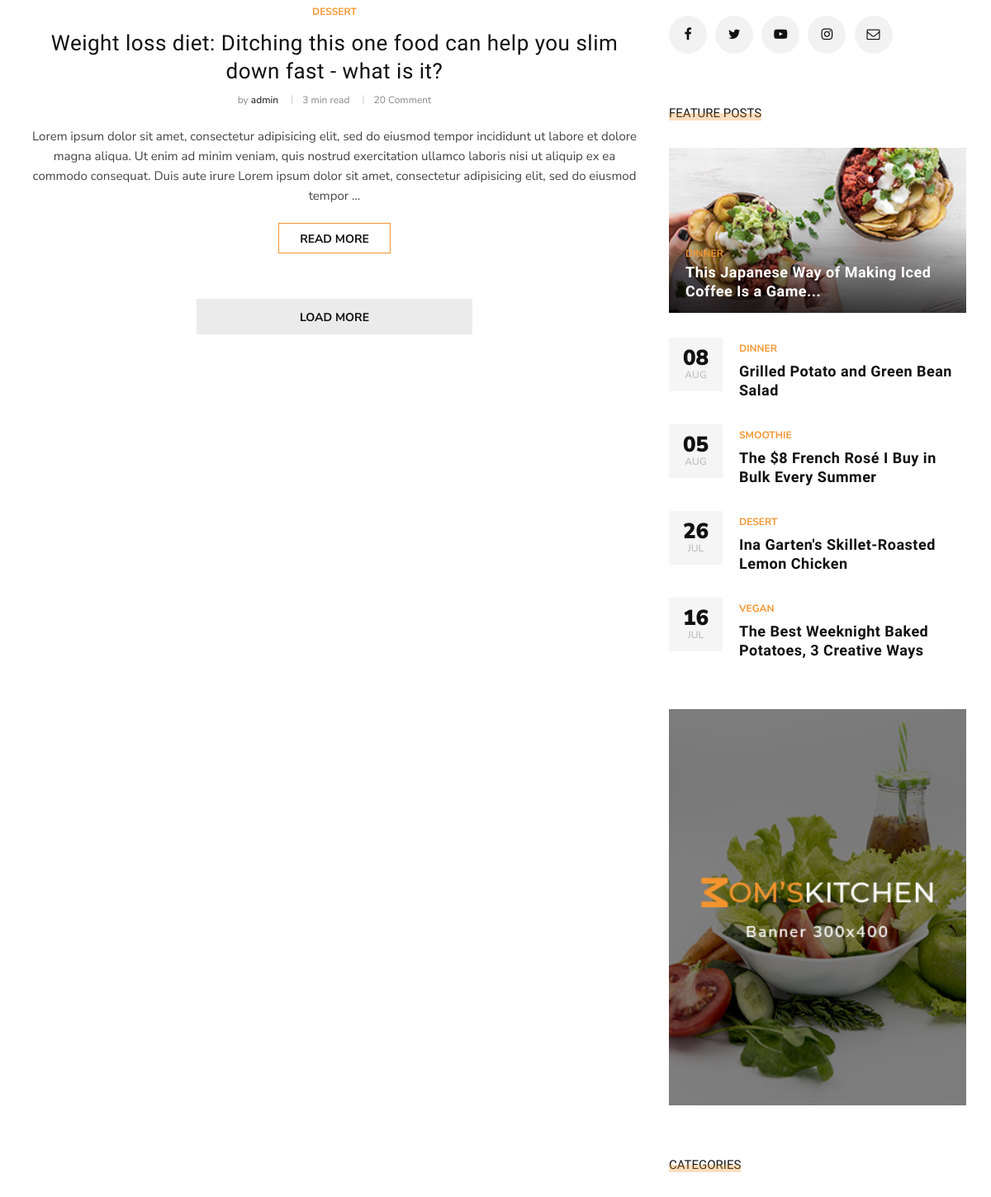
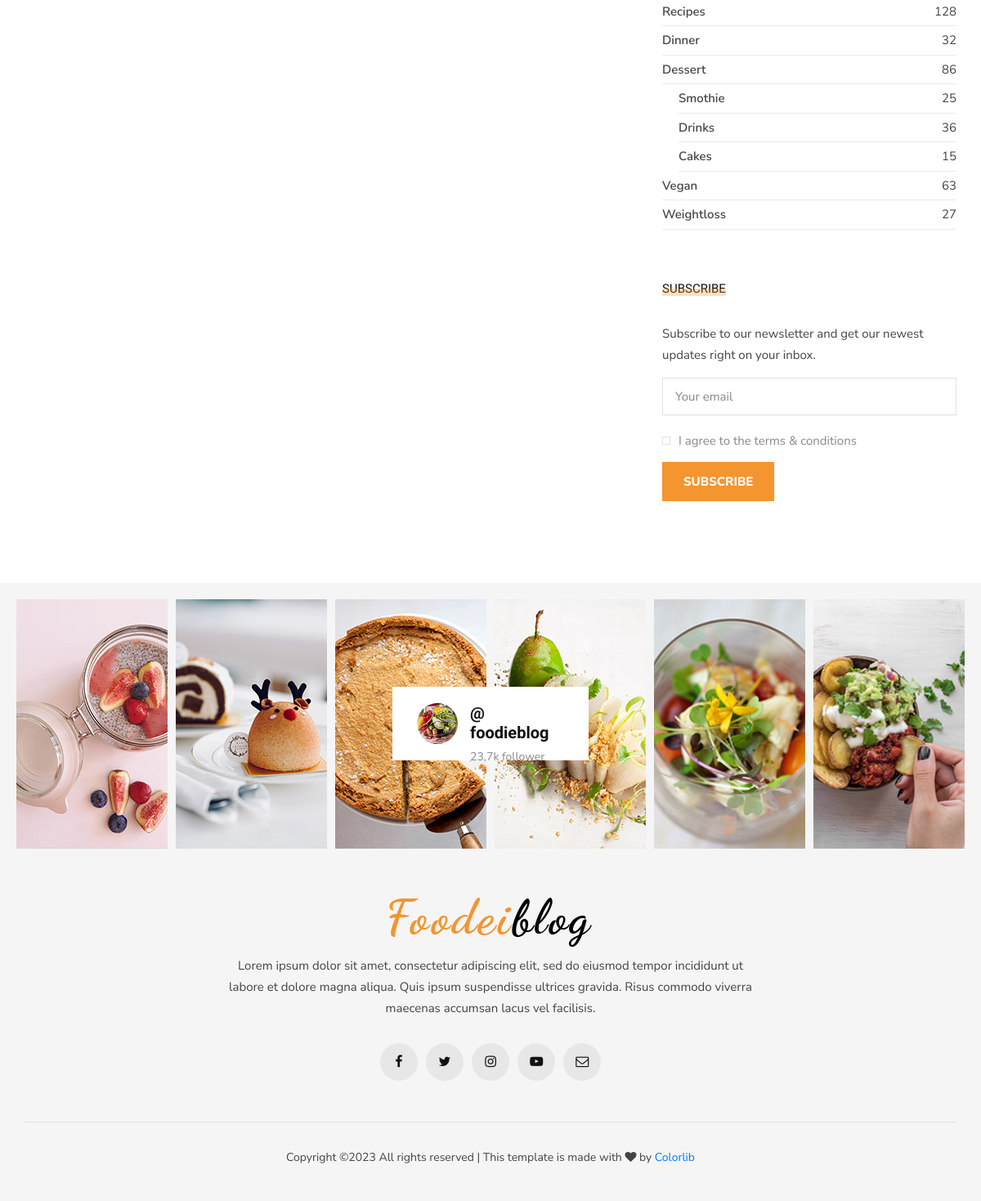
The app's page / (lower part), older data (2 pictures, top to bottom).
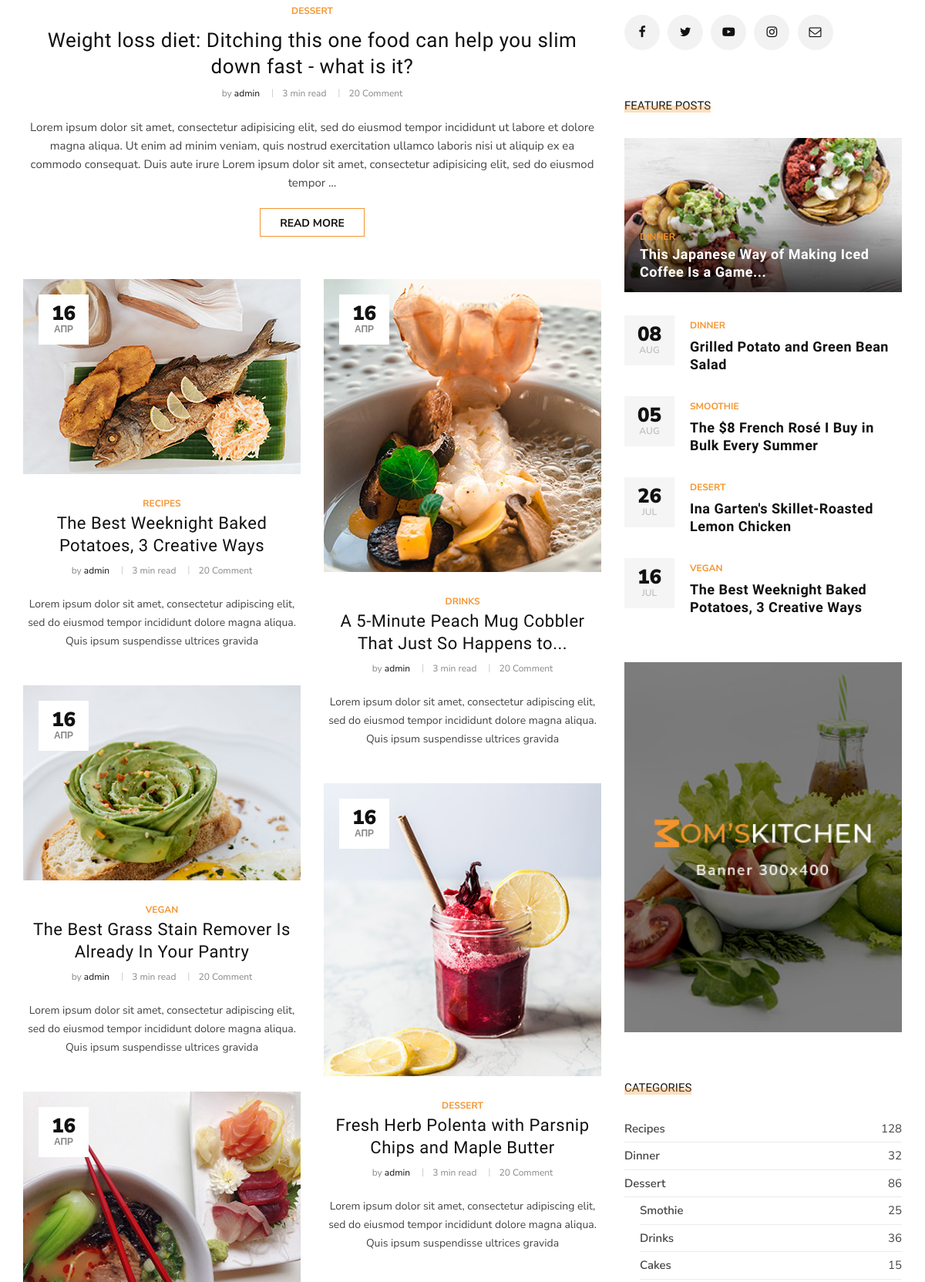
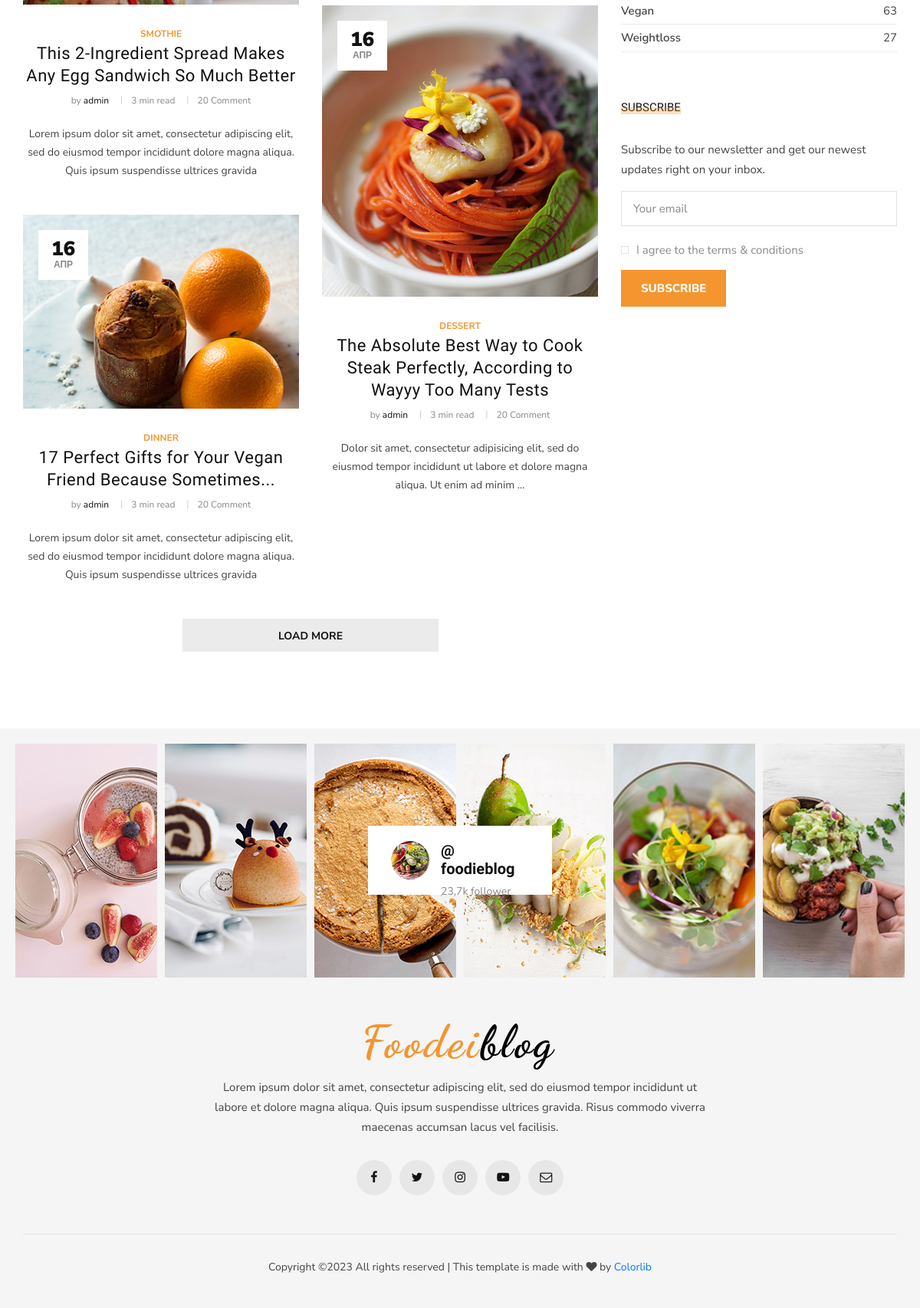
The same page, newer data (2 pictures, top to bottom).
### blog/models.py (models this page shows, shortened)
class Post(models.Model):
    author = models.ForeignKey(User, related_name='posts', on_delete=models.CASCADE)
    slug = models.SlugField(max_length=200, unique=True, default='')
    title = models.CharField(max_length=200)
    image = models.ImageField(upload_to='articles/%Y/%m/%d', null=True, blank=True)
    text = models.TextField()
    category = models.ForeignKey(Category, related_name='post', on_delete=models.SET_NULL, null=True)
    tags = models.ManyToManyField(Tag, related_name='post', blank=True)
    create_at = models.DateTimeField(auto_now_add=True)  # когда была создана данная запись
    def get_absolute_url(self):
        return reverse('post_single', kwargs={'slug': self.category.slug, 'post_slug': self.slug})

class Category(MPTTModel):
    name = models.CharField(max_length=100)
    slug = models.SlugField(max_length=100, unique=True)
    parent = TreeForeignKey('self', related_name='children', on_delete=models.SET_NULL, null=True, blank=True)  # что бы были подкатегории
    def __str__(self):
        return self.name
    class MPTTMeta:
        order_insertion_by = ['name']

### blog/views.py (the view)
# urls.py: path('', views.HomeView.as_view(), name='home'), # путь ведущий на главную страницу
class HomeView(ListView):
    model = Post
    paginate_by = 9 # кол-во выводимых постов
    template_name = 'blog/home.html'

### templates/blog/home.html (shortened to what this page needs)
{% extends 'base.html' %}
{% block content %}
<section class="categories spad">
    <div class="categories__post">
        <div class="container">
            <div class="row">
                <div class="col-lg-8 col-md-8">
                    {% for post in post_list %}
                    {% if forloop.first %}
                    <div class="categories__post__item categories__post__item--large">
                        <div class="categories__post__item__text">
                            <ul class="post__label--large">
                                <li>{{ post.category }}</li>
                            </ul>
                            <h3><a href="{{ post.get_absolute_url }}">{{ post.title }}</a></h3>
                            <ul class="post__widget">
                                <li>by <span>{{ post.author }}</span></li>
                                <li>3 min read</li>
                                <li>20 Comment</li>
                            </ul>
                            <p>{{ post.text|truncatewords:51|linebreaks }}</p>
                            <a href="{{ post.get_absolute_url }}" class="primary-btn">Read more</a>
                        </div>
                    </div>
                    {% endif %}
                    {% endfor %}
                    <div class="row">
                        <div class="col-lg-6 col-md-6 col-sm-6">
                            {% for post in post_list %}
                            {% if forloop.counter <= 5 and forloop.counter != 1 %}
                            <div class="categories__post__item">
                                {% if post.image %}
                                <div class="categories__post__item__pic small__item set-bg"
                                     data-setbg="{{ post.image.url }}">
                                    <div class="post__meta">
                                        <h4>{{ post.create_at|date:'d' }}</h4>
                                        <span>{{ post.create_at|date:'M' }}</span>
                                    </div>
                                </div>
                                {% endif %}
                                <div class="categories__post__item__text">
                                    <span class="post__label">{{ post.category }}</span>
                                    <h3><a href="{{ post.get_absolute_url }}">{{ post.title }}</a></h3>
                                    <ul class="post__widget">
                                        <li>by <span>{{ post.author }}</span></li>
                                        <li>3 min read</li>
                                        <li>20 Comment</li>
                                    </ul>
                                    <p>{{ post.text|truncatewords:21|linebreaks }}</p>
                                </div>
                            </div>
                            {% endif %}
                            {% endfor %}
                        </div>
                        <div class="col-lg-6 col-md-6 col-sm-6">
                            {% for post in post_list %}
                            {% if forloop.counter > 5 %}
                            <div class="categories__post__item">
                                {% if post.image %}
                                <div class="categories__post__item__pic smaller__large set-bg"
                                     data-setbg="{{ post.image.url }}">
                                    <div class="post__meta">
                                        <h4>{{ post.create_at|date:'d' }}</h4>
                                        <span>{{ post.create_at|date:'M' }}</span>
                                    </div>
                                </div>
                                {% endif %}
                                <div class="categories__post__item__text">
                                    <span class="post__label">{{ post.category }}</span>
                                    <h3><a href="{{ post.get_absolute_url }}">{{ post.title }}</a></h3>
                                    <ul class="post__widget">
                                        <li>by <span>{{ post.author }}</span></li>
                                        <li>3 min read</li>
                                        <li>20 Comment</li>
                                    </ul>
                                    <p>{{ post.text|truncatewords:21|linebreaks }}</p>
                                </div>
                            </div>
                            {% endif %}
                            {% endfor %}
                        </div>
                    </div>
                    <div class="col-lg-12 text-center">
                        <div class="load__more__btn">
                            <a href="#">Load more</a>
                        </div>
                    </div>
                </div>
                <div class="col-lg-4 col-md-4">
                    <div class="sidebar__item">
                        <div class="sidebar__follow__item">
                            <div class="sidebar__item__follow__links">
                                <a href="#"><i class="fa fa-facebook"></i></a>
                                <a href="#"><i class="fa fa-twitter"></i></a>
                                <a href="#"><i class="fa fa-youtube-play"></i></a>
                                <a href="#"><i class="fa fa-instagram"></i></a>
                                <a href="#"><i class="fa fa-envelope-o"></i></a>
                            </div>
                        </div>
                        <div class="sidebar__feature__item">
                            <div class="sidebar__item__title">
                                <h6>Feature Posts</h6>
                            </div>
                            <div class="sidebar__feature__item__large set-bg"
                                 data-setbg="img/sidebar/feature-post.jpg">
                                <div class="sidebar__feature__item__large--text">
                                    <span>Dinner</span>
                                    <h5><a href="#">This Japanese Way of Making Iced Coffee Is a Game...</a></h5>
                                </div>
                            </div>
                            <div class="sidebar__feature__item__list">
                                <div class="sidebar__feature__item__list__single">
                                    <div class="post__meta">
                                        <h4>08</h4>
                                        <span>Aug</span>
                                    </div>
                                    <div class="post__text">
                                        <span>Dinner</span>
                                        <h5><a href="#">Grilled Potato and Green Bean Salad</a></h5>
                                    </div>
                                </div>
                                <div class="sidebar__feature__item__list__single">
                                    <div class="post__meta">
                                        <h4>05</h4>
                                        <span>Aug</span>
                                    </div>
                                    <div class="post__text">
                                        <span>Smoothie</span>
                                        <h5><a href="#">The $8 French Rosé I Buy in Bulk Every Summer</a></h5>
                                    </div>
                                </div>
                                <div class="sidebar__feature__item__list__single">
                                    <div class="post__meta">
                                        <h4>26</h4>
                                        <span>jul</span>
                                    </div>
                                    <div class="post__text">
                                        <span>Desert</span>
                                        <h5><a href="#">Ina Garten's Skillet-Roasted Lemon Chicken</a></h5>
                                    </div>
                                </div>
                                <div class="sidebar__feature__item__list__single">
                                    <div class="post__meta">
                                        <h4>16</h4>
                                        <span>jul</span>
                                    </div>
                                    <div class="post__text">
                                        <span>Vegan</span>
                                        <h5><a href="#">The Best Weeknight Baked Potatoes, 3 Creative Ways</a></h5>
                                    </div>
                                </div>
                            </div>
                        </div>
                        <div class="sidebar__item__banner">
                            <img src="img/sidebar/banner.jpg" alt="">
                        </div>
                        <div class="sidebar__item__categories">
                            <div class="sidebar__item__title">
                                <h6>Categories</h6>
                            </div>
                            <ul>
                                <li><a href="#">Recipes <span>128</span></a></li>
                                <li><a href="#">Dinner <span>32</span></a></li>
                                <li><a href="#">Dessert <span>86</span></a></li>
                                <li class="p-left"><a href="#">Smothie <span>25</span></a></li>
                                <li class="p-left"><a href="#">Drinks <span>36</span></a></li>
                                <li class="p-left"><a href="#">Cakes <span>15</span></a></li>
                                <li><a href="#">Vegan <span>63</span></a></li>
                                <li><a href="#">Weightloss <span>27</span></a></li>
                            </ul>
                        </div>
                        <div class="sidebar__subscribe__item">
                            <div class="sidebar__item__title">
                                <h6>Subscribe</h6>
                            </div>
                            <p>Subscribe to our newsletter and get our newest updates right on your inbox.</p>
                            <form action="#">
                                <input type="text" class="email-input" placeholder="Your email">
                                <label for="s-agree-check">
                                    I agree to the terms & conditions
                                    <span class="checkmark"></span>
                                </label>
                                <button type="submit" class="site-btn">Subscribe</button>
                            </form>
                        </div>
                    </div>
                </div>
            </div>
        </div>
    </div>
</section>
{% endblock content %}

### templates/base.html (shortened to what this page needs)
{% load static %}
<!DOCTYPE html>
<html lang="ru">
<head>
    <link rel="stylesheet" href="{% static 'css/bootstrap.min.css' %}" type="text/css">
    <link rel="stylesheet" href="{% static 'css/font-awesome.min.css' %}" type="text/css">
    <link rel="stylesheet" href="{% static 'css/elegant-icons.css' %}" type="text/css">
    <link rel="stylesheet" href="{% static 'css/owl.carousel.min.css' %}" type="text/css">
    <link rel="stylesheet" href="{% static 'css/slicknav.min.css' %}" type="text/css">
    <link rel="stylesheet" href="{% static 'css/style.css' %}" type="text/css">
</head>
<body>
    {% block content %}
    {% endblock content %}
    <footer class="footer">
        <div class="container-fluid">
            <div class="footer__instagram">
                <div class="footer__instagram__avatar">
                    <div class="footer__instagram__avatar--pic">
                        <img src="img/footer/instagram-avatar.jpg" alt="">
                    </div>
                    <div class="footer__instagram__avatar--text">
                        <h5>@ foodieblog</h5>
                        <span>23,7k follower</span>
                    </div>
                </div>
                <div class="row">
                    <div class="col-lg-2 col-md-2 col-sm-4 col-6">
                        <div class="footer__instagram__item set-bg" data-setbg="img/footer/ip-1.jpg"></div>
                    </div>
                    <div class="col-lg-2 col-md-2 col-sm-4 col-6">
                        <div class="footer__instagram__item set-bg" data-setbg="img/footer/ip-2.jpg"></div>
                    </div>
                    <div class="col-lg-2 col-md-2 col-sm-4 col-6">
                    </div>
                    <div class="col-lg-2 col-md-2 col-sm-4 col-6">
                    </div>
                    <div class="col-lg-2 col-md-2 col-sm-4 col-6">
                        <div class="footer__instagram__item set-bg" data-setbg="img/footer/ip-5.jpg"></div>
                    </div>
                    <div class="col-lg-2 col-md-2 col-sm-4 col-6">
                        <div class="footer__instagram__item set-bg" data-setbg="img/footer/ip-6.jpg"></div>
                    </div>
                </div>
            </div>
        </div>
        <div class="container">
            <div class="row">
                <div class="col-lg-12">
                    <div class="footer__text">
                        <div class="footer__logo">
                            <a href="#"><img src="img/logo.png" alt=""></a>
                        </div>
                        <p>Lorem ipsum dolor sit amet, consectetur adipiscing elit, sed do eiusmod tempor incididunt
                            ut<br /> labore et dolore magna aliqua. Quis ipsum suspendisse ultrices gravida. Risus
                            commodo viverra<br /> maecenas accumsan lacus vel facilisis. </p>
                        <div class="footer__social">
                            <a href="#"><i class="fa fa-facebook"></i></a>
                            <a href="#"><i class="fa fa-twitter"></i></a>
                            <a href="#"><i class="fa fa-instagram"></i></a>
                            <a href="#"><i class="fa fa-youtube-play"></i></a>
                            <a href="#"><i class="fa fa-envelope-o"></i></a>
                        </div>
                    </div>
                    <div class="footer__copyright">
                        <p>
  Copyright &copy;<script>document.write(new Date().getFullYear());</script> All rights reserved | This template is made with <i class="fa fa-heart" aria-hidden="true"></i> by <a href="https://colorlib.com" target="_blank">Colorlib</a>
  </p>
                    </div>
                </div>
            </div>
        </div>
    </footer>
</body>
</html>

### templates/blog/include/nav/left_nav.html (shortened to what this page needs)
{% load menu_tags %}

### templates/blog/include/tags/top_menu.html (shortened to what this page needs)
{% load mptt_tags %}

### templates/blog/include/nav/top_nav.html (shortened to what this page needs)
{% load menu_tags %}

### templates/blog/include/tags/recipes_tag.html (shortened to what this page needs)
{% load menu_tags %}

Row changes from the older to the newer data that the page shows:
added Post: shows a picture, create_at "16", create_at "АПР", category "RECIPES", title "The Best Weeknight Baked Potatoes, 3 Creative Ways", author "admin", text "Lorem ipsum dolor sit amet, consectetur adipiscing elit, sed do eiusmod tempor incididunt dolore magna aliqua. Quis ipsum suspendisse ultrices gravida"
added Post: shows a picture, create_at "16", create_at "АПР", category "VEGAN", title "The Best Grass Stain Remover Is Already In Your Pantry", author "admin", text "Lorem ipsum dolor sit amet, consectetur adipiscing elit, sed do eiusmod tempor incididunt dolore magna aliqua. Quis ipsum suspendisse ultrices gravida"
added Post: shows a picture, create_at "16", create_at "АПР", category "SMOTHIE", title "This 2-Ingredient Spread Makes Any Egg Sandwich So Much Better", author "admin", text "Lorem ipsum dolor sit amet, consectetur adipiscing elit, sed do eiusmod tempor incididunt dolore magna aliqua. Quis ipsum suspendisse ultrices gravida"
added Post: shows a picture, create_at "16", create_at "АПР", category "DINNER", title "17 Perfect Gifts for Your Vegan Friend Because Sometimes...", author "admin", text "Lorem ipsum dolor sit amet, consectetur adipiscing elit, sed do eiusmod tempor incididunt dolore magna aliqua. Quis ipsum suspendisse ultrices gravida"
added Post: shows a picture, create_at "16", create_at "АПР", category "DRINKS", title "A 5-Minute Peach Mug Cobbler That Just So Happens to...", author "admin", text "Lorem ipsum dolor sit amet, consectetur adipiscing elit, sed do eiusmod tempor incididunt dolore magna aliqua. Quis ipsum suspendisse ultrices gravida"
added Post: shows a picture, create_at "16", create_at "АПР", category "DESSERT", title "Fresh Herb Polenta with Parsnip Chips and Maple Butter", author "admin", text "Lorem ipsum dolor sit amet, consectetur adipiscing elit, sed do eiusmod tempor incididunt dolore magna aliqua. Quis ipsum suspendisse ultrices gravida"
added Post: shows a picture, create_at "16", create_at "АПР", category "DESSERT", title "The Absolute Best Way to Cook Steak Perfectly, According to Wayyy Too Many Tests", author "admin", text "Dolor sit amet, consectetur adipisicing elit, sed do eiusmod tempor incididunt ut labore et dolore magna aliqua. Ut enim ad minim …"
